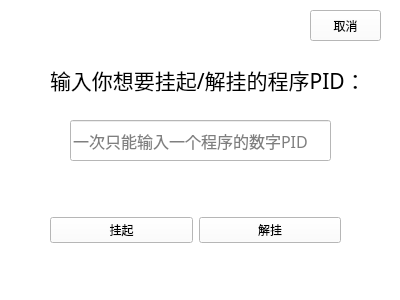
<?xml version="1.0" encoding="UTF-8"?>
<ui version="4.0">
 <class>LockOrUnlockPage</class>
 <widget class="QWidget" name="LockOrUnlockPage">
  <property name="geometry">
   <rect>
    <x>0</x>
    <y>0</y>
    <width>400</width>
    <height>300</height>
   </rect>
  </property>
  <property name="minimumSize">
   <size>
    <width>200</width>
    <height>100</height>
   </size>
  </property>
  <property name="windowTitle">
   <string>Lock process?</string>
  </property>
  <property name="windowIcon">
   <iconset resource="res.qrc">
    <normaloff>:/res/Lock.png</normaloff>:/res/Lock.png</iconset>
  </property>
  <property name="styleSheet">
   <string notr="true">background-color: rgb(255, 255, 255);</string>
  </property>
  <widget class="QLabel" name="LockLabel">
   <property name="geometry">
    <rect>
     <x>50</x>
     <y>30</y>
     <width>321</width>
     <height>100</height>
    </rect>
   </property>
   <property name="minimumSize">
    <size>
     <width>200</width>
     <height>100</height>
    </size>
   </property>
   <property name="font">
    <font>
     <family>Agency FB</family>
     <pointsize>16</pointsize>
    </font>
   </property>
   <property name="layoutDirection">
    <enum>Qt::LeftToRight</enum>
   </property>
   <property name="text">
    <string>输入你想要挂起/解挂的程序PID：</string>
   </property>
  </widget>
  <widget class="QWidget" name="horizontalLayoutWidget">
   <property name="geometry">
    <rect>
     <x>50</x>
     <y>180</y>
     <width>291</width>
     <height>101</height>
    </rect>
   </property>
   <layout class="QHBoxLayout" name="horizontalLayout" stretch="1,1">
    <item>
     <widget class="QPushButton" name="LockButton">
      <property name="minimumSize">
       <size>
        <width>50</width>
        <height>5</height>
       </size>
      </property>
      <property name="text">
       <string>挂起</string>
      </property>
     </widget>
    </item>
    <item>
     <widget class="QPushButton" name="UnlockButton">
      <property name="minimumSize">
       <size>
        <width>50</width>
        <height>5</height>
       </size>
      </property>
      <property name="text">
       <string>解挂</string>
      </property>
     </widget>
    </item>
   </layout>
  </widget>
  <widget class="QPushButton" name="QuitLockButton">
   <property name="geometry">
    <rect>
     <x>310</x>
     <y>10</y>
     <width>71</width>
     <height>31</height>
    </rect>
   </property>
   <property name="text">
    <string>取消</string>
   </property>
  </widget>
  <widget class="QLineEdit" name="LockEdit">
   <property name="geometry">
    <rect>
     <x>70</x>
     <y>120</y>
     <width>261</width>
     <height>41</height>
    </rect>
   </property>
   <property name="font">
    <font>
     <family>宋体</family>
     <pointsize>12</pointsize>
    </font>
   </property>
   <property name="placeholderText">
    <string>一次只能输入一个程序的数字PID</string>
   </property>
  </widget>
 </widget>
 <resources>
  <include location="res.qrc"/>
 </resources>
 <connections/>
</ui>
